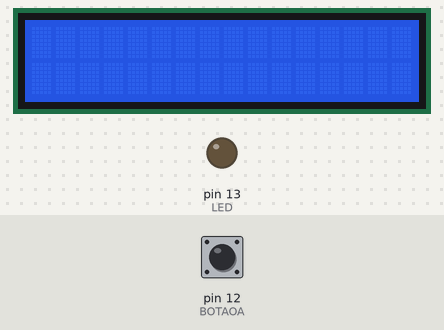
A sketch run on a simulated Arduino Uno, built with avr-gcc and run on an emulated ATmega328P. Parts: 16×2 character LCD, output pins drawn as LEDs (lit = HIGH). The inputs (shaded band) are chosen by the test bench; at power-on: pin 12 (BOTAOA) HIGH.

Above: at 1.2 s.
1.3 s: pin 12 (BOTAOA) pulled LOW for 3.2 s
At 5.6 s:
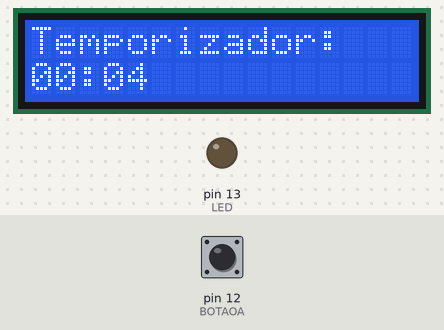
6.0 s: pin 12 (BOTAOA) pulled LOW for 0.15 s
At 7.3 s:
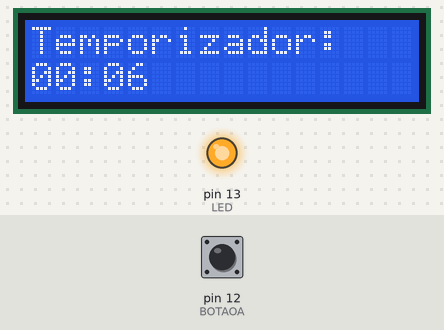
7.6 s: pin 12 (BOTAOA) pulled LOW for 1 s
At 9.3 s:
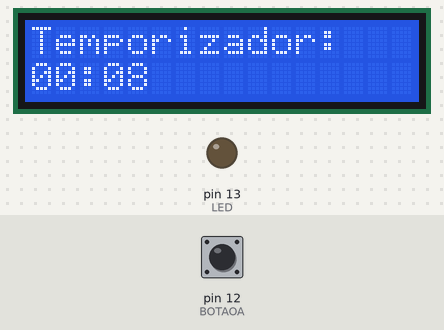
10.1 s: pin 12 (BOTAOA) pulled LOW for 0.15 s
At 11.1 s:
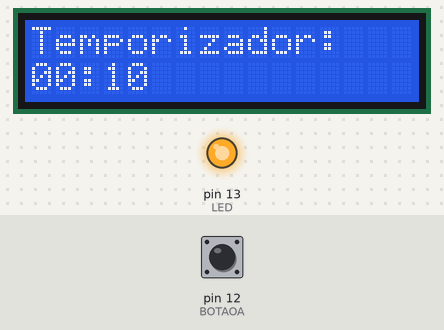
Timing chart, 0 to 12.7 s (numbered marks = the images above; inputs shaded):
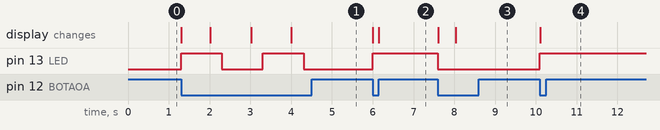

The sketch:

botoes_lcd.ino
```cpp
#include <LiquidCrystal.h>

const int LED = 13;
const int BOTAOV = 2;
const int BOTAOA = 12;

// Inicializar o display LCD
LiquidCrystal lcd(7, 6, 5, 4, 3, 2);

unsigned long tempoAnterior = 0;
const long interv = 1000; // tempo do intervalo

void setup() {
  pinMode(LED, OUTPUT);
  pinMode(BOTAOV, INPUT_PULLUP);
  pinMode(BOTAOA, INPUT_PULLUP);
  Serial.begin(9600);
  lcd.begin(16, 2);
}

void loop() {
  // Verificar se o botão V ou A foi pressionado para iniciar ou parar o temporizador
  if (digitalRead(BOTAOV) == LOW || digitalRead(BOTAOA) == LOW) {
    if (millis() - tempoAnterior >= interv) {
      tempoAnterior = millis();
      digitalWrite(LED, !digitalRead(LED)); // Inverter o estado do LED
    }

    unsigned long temporizador = millis();
    unsigned long segundos = temporizador / 1000;
    unsigned long minutos = segundos / 60;
    segundos = segundos % 60;

    lcd.clear(); // Limpar o display antes de atualizar o tempo
    lcd.setCursor(0, 0);
    lcd.print("Temporizador: ");
    lcd.setCursor(0, 1);

    if (minutos < 10) lcd.print("0");
    lcd.print(minutos);
    lcd.print(":");

    if (segundos < 10) lcd.print("0");
    lcd.print(segundos);
  }
}
```

Measured:
- after the input at 1.3 s, pin 13 (LED): alternates HIGH for 1.0 s and LOW for 1.0 s, starting at once; the display: first changes at once (image 1 shows a later state)
- after the input at 6.0 s, pin 13 (LED): LOW → HIGH at once; the display: first changes at once (image 2 shows a later state)
- after the input at 7.6 s, pin 13 (LED): HIGH → LOW at once; the display: first changes at once (image 3 shows a later state)
- after the input at 10.1 s, pin 13 (LED): LOW → HIGH at once; the display: changes at once (image 4)
